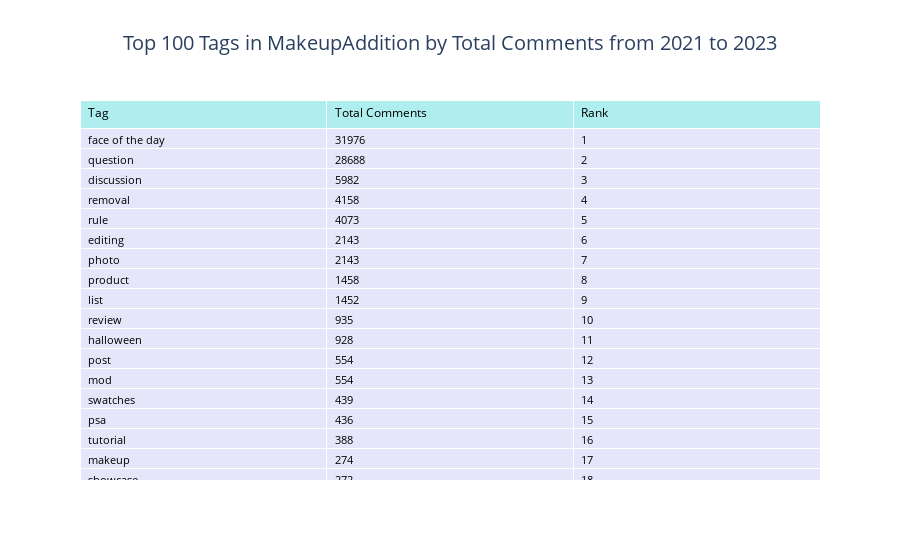

Notebook cell for this chart:
### Code cell
# Create a Plotly Table
fig = go.Figure(data=[go.Table(
    header=dict(
        values=['Tag', 'Total Comments','Rank'],
        fill_color='paleturquoise',  # Header background color
        align='left',
        font=dict(color='black', size=12)  # Header font color and size
    ),
    cells=dict(
        values=[top_tags_pandas_df100[k].tolist() for k in top_tags_pandas_df100.columns],
        fill_color='lavender',  # Cell background color
        align='left',
        font=dict(color='black', size=11)  # Cell font color and size
    ))
])

# Add a title to the figure
fig.update_layout(
    title_text='Top 100 Tags in MakeupAddition by Total Comments from 2021 to 2023',  # Title of the table
    title_x=0.5,  # Center the title
    title_font=dict(size=20)  # Title font size
)


# Show the figure
fig.show()

### Figure 1 — Plotly figure (JSON) as saved in the notebook; plotly's stock layout.template omitted (floating-point values rounded to 4 significant figures; data arrays with more than 128 entries replaced by an {"elided": "..."} marker saying what was removed)
{"data": [{"cells": {"align": "left", "fill": {"color": "lavender"}, "font": {"color": "black", "size": 11}, "values": {"elided": "3x95 mixed values"}}, "header": {"align": "left", "fill": {"color": "paleturquoise"}, "font": {"color": "black", "size": 12}, "values": ["Tag", "Total Comments", "Rank"]}, "type": "table"}], "layout": {"autosize": true, "title": {"font": {"size": 20}, "text": "Top 100 Tags in MakeupAddition by Total Comments from 2021 to 2023", "x": 0.5}}}
